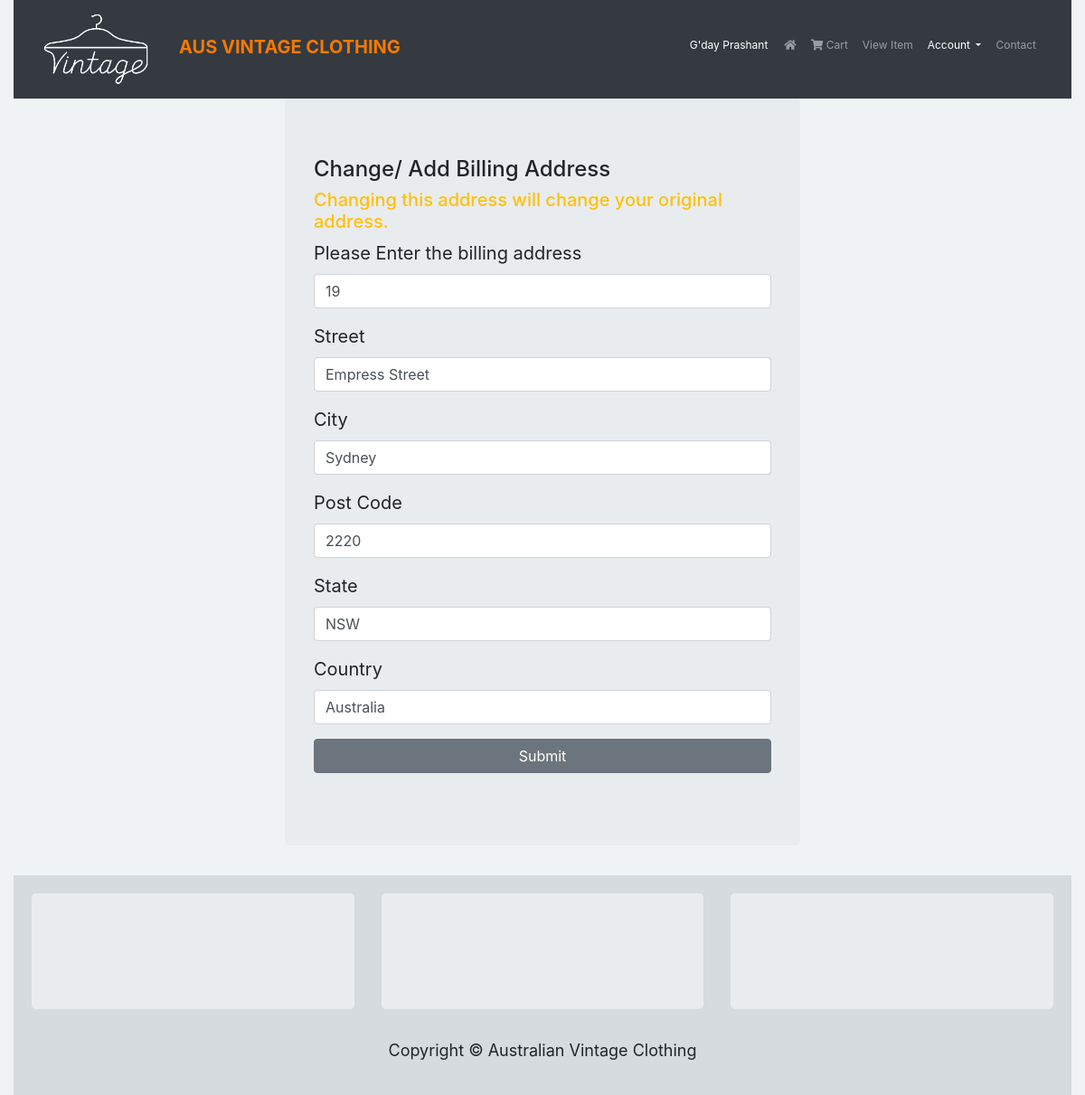
/billing_address.php (signed in), run on the app's committed database.
### tables this page shows
CREATE TABLE `customer` (
  `id` int(11) NOT NULL,
  `f_name` varchar(50) DEFAULT NULL,
  `l_name` varchar(50) DEFAULT NULL,
  `password` varchar(500) DEFAULT NULL,
  `email` varchar(50) DEFAULT NULL,
  `mobile` varchar(15) DEFAULT NULL,
  `address_id` int(11) DEFAULT NULL,
  `card_number` bigint(16) DEFAULT NULL,
  `gender` varchar(10) DEFAULT NULL
);

CREATE TABLE `address` (
  `id` int(11) NOT NULL,
  `address_line` tinytext,
  `street` tinytext,
  `city` tinytext,
  `post_code` int(10) DEFAULT NULL,
  `state` tinytext,
  `country` tinytext
);

### php/userFunctions.php (called while the page is built, shortened)
<?php
  function isUserLoggedIn(){
    if((!isset($_SESSION['username']))||($_SESSION['username']==''))
    	{
    		return false;
      }
      else {
        return true;
      }
  }
  function getUserName(){
    if((!isset($_SESSION['username']))||($_SESSION['username']==''))
    	{
    		return "";
      }
      else{
        return $_SESSION['username'];
      }
  }
  function getUserId(){
    require('sql_connect.php');
    $userName = getUserName();
    $sql = "SELECT id FROM CUSTOMER WHERE email = '$userName';";
    if($result = mysqli_query($conn, $sql)){
      $row = mysqli_fetch_assoc($result);
      return $row['id'];
    }
    else{
      return 'nothing returned';
    }
  }
  function getUserFirstName(){
    require('sql_connect.php');
    $id = getUserId();
    $sql = "SELECT f_name FROM CUSTOMER WHERE id = '$id';";
    $result = mysqli_query($conn, $sql);
    $row = mysqli_fetch_assoc($result);
    return $row['f_name'];
  }
  function getUserAddressId(){
    require('sql_connect.php');
    $userName = getUserName();
    $sql = "SELECT address_id FROM CUSTOMER WHERE email = '$userName';";
    $result = mysqli_query($conn, $sql);
    $row = mysqli_fetch_assoc($result);
    return $row['address_id'];
  }
  function getUserAddressLine(){
    require 'sql_connect.php';
    $address_id = getUserAddressId();
    $sql = "SELECT address_line FROM ADDRESS WHERE id = '$address_id';";
    $result = mysqli_query($conn, $sql);
    $row = mysqli_fetch_assoc($result);
    return $row['address_line'];
  }
  function getUserStreet(){
    require 'sql_connect.php';
    $address_id = getUserAddressId();
    $sql = "SELECT street FROM ADDRESS WHERE id = '$address_id';";
    $result = mysqli_query($conn, $sql);
    $row = mysqli_fetch_assoc($result);
    return $row['street'];
  }
  function getUserCity(){
    require 'sql_connect.php';
    $address_id = getUserAddressId();
    $sql = "SELECT city FROM ADDRESS WHERE id = '$address_id';";
    $result = mysqli_query($conn, $sql);
    $row = mysqli_fetch_assoc($result);
    return $row['city'];
  }
  function getUserPostCode(){
    require 'sql_connect.php';
    $address_id = getUserAddressId();
    $sql = "SELECT post_code FROM ADDRESS WHERE id = '$address_id';";
    $result = mysqli_query($conn, $sql);
    $row = mysqli_fetch_assoc($result);
    return $row['post_code'];
  }
  function getUserState(){
    require 'sql_connect.php';
    $address_id = getUserAddressId();
    $sql = "SELECT state FROM ADDRESS WHERE id = '$address_id';";
    $result = mysqli_query($conn, $sql);
    $row = mysqli_fetch_assoc($result);
    return $row['state'];
  }
  function getUserCountry(){
    require 'sql_connect.php';
    $address_id = getUserAddressId();
    $sql = "SELECT country FROM ADDRESS WHERE id = '$address_id';";
    $result = mysqli_query($conn, $sql);
    $row = mysqli_fetch_assoc($result);
    return $row['country'];
  }
?>

### billing_address.php (the view, shortened to what this page needs)
<!DOCTYPE html>
<?php
include('./php/userFunctions.php');
?>
<html lang="en">
<head>
  <link rel="stylesheet" href="https://maxcdn.bootstrapcdn.com/bootstrap/4.1.0/css/bootstrap.min.css">
  <link rel="stylesheet" href="https://use.fontawesome.com/releases/v5.2.0/css/all.css">
  <link rel="stylesheet" type="text/css" href="./css/style.css" >
</head>
<body>
<div class="container-fluid">
  <nav class="navbar navbar-expand-lg navbar-dark bg-dark">
      <div class="container">
        <a class="navbar-brand" href="index.php">
            <img src="./img/honenew.png" class="img-fluid" style="width:120px;" />
        </a>
        <div class="navbar navbar-expand-sm navbar-light" id="main-nav">
          <p class="lead" style="color:#f57900; font-weight:bold;">AUS VINTAGE CLOTHING</p>
        </div>
        <div class="collapse navbar-collapse" id="navbarResponsive">
          <ul class="navbar-nav nav ml-auto">
            <li class="nav-item">
              <p id="sessionUsername" style="color: #fff; padding-top:8px; padding-right: 10px;">
              <?php
                  if(isUserLoggedIn()){
                    echo "G'day ".getUserFirstName();
                  }
              ?>
              </p>
            </li>
            <li class="nav-item">
              <a class="nav-link" href="index.php"><i class="fas fa-home"></i></a>
            </li>
            <li class="nav-item">
              <a class="nav-link" href="shopping_cart.php"><i class="fas fa-shopping-cart"></i> Cart</a>
            </li>
  		      <li class="nav-item">
              <a class="nav-link" href="view_item.php">View Item</a>
            </li>
            <li class="nav-item dropdown active">
              <a class="nav-link dropdown-toggle" href="#" id="navbarDropdownMenuLink" data-toggle="dropdown" aria-haspopup="true" aria-expanded="false">
                Account
              </a>
            </li>
            <li class="nav-item">
              <a class="nav-link" href="contact.php">Contact</a>
            </li>
          </ul>
        </div>
      </div>
    </nav>
  <div class="row justify-content-md-center">
    <div class="col-sm-12 col-md-6 col-lg-6">
      <?php
      if((!isset($_SESSION['username']))||($_SESSION['username']=='')){
        echo'<div class="col-12">';
        echo "<h3 align='center'>Please Login for updating the account details.<br /><br />";
        echo "<a href='login.php' class='btn btn-secondary' role='button'>Redirect to Login Page</a>";
        echo "</div>";
      }
      else{
      ?>
      <div class="jumbotron">
        <h4>Change/ Add Billing Address</h4>
        <h5 class="text-warning">Changing this address will change your original address.</h5>
        <div class='form'>
          <form method = "POST" action="<?php echo $_SERVER['PHP_SELF'] ?>">
          <div class="form-group">
            <label for="address_line">Please Enter the billing address</label>
            <input type="text"  class="form-control" required='required' id="address_line" value="<?php echo getUserAddressLine();?>" name="address_line">
          </div>
          <div class="form-group">
            <label for="street">Street</label>
            <input type="text" class="form-control" required='required' id="street" value="<?php echo getUserStreet();?>" name="street">
          </div>
          <div class="form-group">
            <label for="city">City</label>
            <input type="text" class="form-control" required='required' id="city" value="<?php echo getUserCity();?>" name="city">
          </div>
          <div class="form-group">
            <label for="post_code">Post Code</label>
            <input type="number" class="form-control" required='required' id="post_code" value="<?php echo getUserPostCode();?>" name="post_code">
          </div>
          <div class="form-group">
            <label for="state">State</label>
            <input type="text" class="form-control" required='required' id="state" value="<?php echo getUserState();?>" name="state">
          </div>
          <div class="form-group">
            <label for="country">Country</label>
            <input type="text" class="form-control" required='required' id="country" value="<?php echo getUserCountry();?>" name="country">
          </div>
          <div class="form-group">
            <input type="submit" class="btn btn-secondary btn-block" value="Submit" id="change">
          </div>
          </form>
        </div>
      </div>
      <?php
      }
      ?>
    </div>
  </div>
  <div class="row">
    <?php
    if(!((!isset($_SESSION['username']))||($_SESSION['username']==''))){
    ?>
    <div class="col-sm-12 col-md-12 col-lg-12">
    </div>
    <?php } ?>
  </div>
  <footer>
    <div class="site-map">
      <div class="row">
        <div class="col-lg-4">
          <div class="jumbotron">
          </div>
        </div>
        <div class="col-lg-4">
          <div class="jumbotron">
          </div>
        </div>
        <div class="col-lg-4">
          <div class="jumbotron">
          </div>
        </div>
      </div>
    </div>
    <p class="copyright">Copyright &copy; Australian Vintage Clothing</p>
  </footer>
</div>
</body>
</html>

### css/style.css (style rules this page uses)
body { background: #F0F3F4; font-size: 12px; }
#sessionUsername { padding-left: 2px; }
#main-nav { padding-top:20px; padding-right: 50px; float: right; }
.form-group label { font-size: 20px; text-decoration: bold; }
footer { background: #D6DBDF; height:100%; padding: 20px; width: 100%; text-align: center; }
.copyright { font-size: 18px; }
a { transition: all 0.3s }

### data on the page
customer: f_name "Prashant"
address: address_line "19", street "Empress Street", city "Sydney", post_code "2220", state "NSW", country "Australia"
